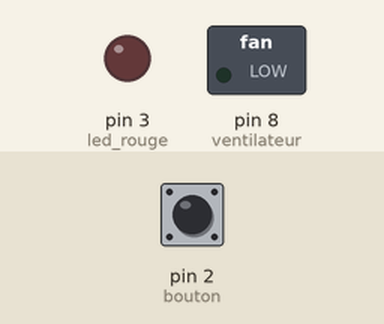
A sketch run on a simulated Arduino Uno, built with avr-gcc and run on an emulated ATmega328P. Shown: switched loads named in the sketch (green lamp = pin HIGH), output pins drawn as LEDs (lit = HIGH). The test bench sets the inputs (shaded band); at power-on: pin 2 (bouton) HIGH.

Above: at 1.2 s.
1.3 s: pin 2 (bouton) pulled LOW for 0.15 s
At 2.7 s:
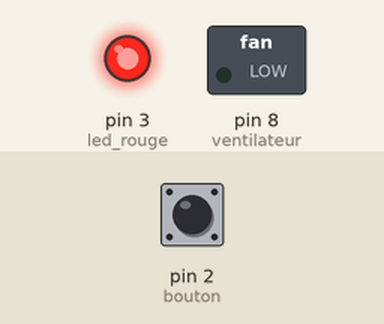
At 17.5 s:
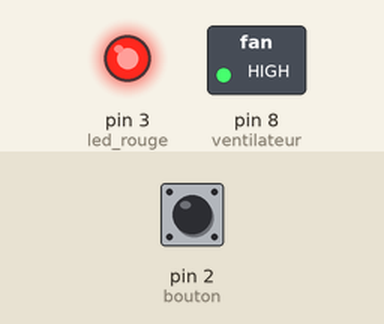
Timing chart, 0 to 17.8 s (numbered marks = the images above; inputs shaded):
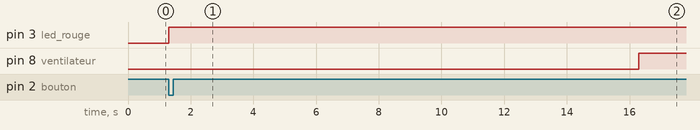

Measured:
- after the input at 1.3 s, pin 3 (led_rouge): LOW → HIGH at once; pin 8 (ventilateur): LOW → HIGH after 15.0 s

The sketch:

job8.ino
```cpp
/*
* Auteur : Lorenzo OTTAVIANI.
* Date : 10/04/2025 16h10
* But du programme :
*    Utilise un bouton pour allumer une LED et un ventilateur.
* Entrée : ∅
* Sortie : Actions controlées par le bouton sur le circuit connecté à l'ARDUINO UNO.
*/

const int led_rouge = 3;
const int bouton = 2;
const int ventilateur = 8;
int etat_bouton = 0;
int dernier_etat = 0;
int nb_click = 0;

void setup()
{
  pinMode(led_rouge, OUTPUT);
  pinMode(bouton, INPUT_PULLUP);
  pinMode(ventilateur, OUTPUT);
  digitalWrite(led_rouge, LOW);
}

void loop()
{
  int etat_actuel = digitalRead(bouton);

  // Si l'état du bouton a changé
  if (etat_actuel != dernier_etat) {
  	dernier_etat = etat_actuel;

    if (etat_actuel == LOW) {
      nb_click++;  // Incrémente le compteur d'appuis
    }
  }

  // Effets du bouton
  if (nb_click == 1) {
    digitalWrite(led_rouge, HIGH);
    delay(15000);
    digitalWrite(led_rouge, LOW);
    digitalWrite(ventilateur, HIGH);

  } else if (nb_click == 2) {
    digitalWrite(ventilateur, LOW);

    nb_click = 0;  // Réinitialise le compteur après 2 appuis
  }

}
```
